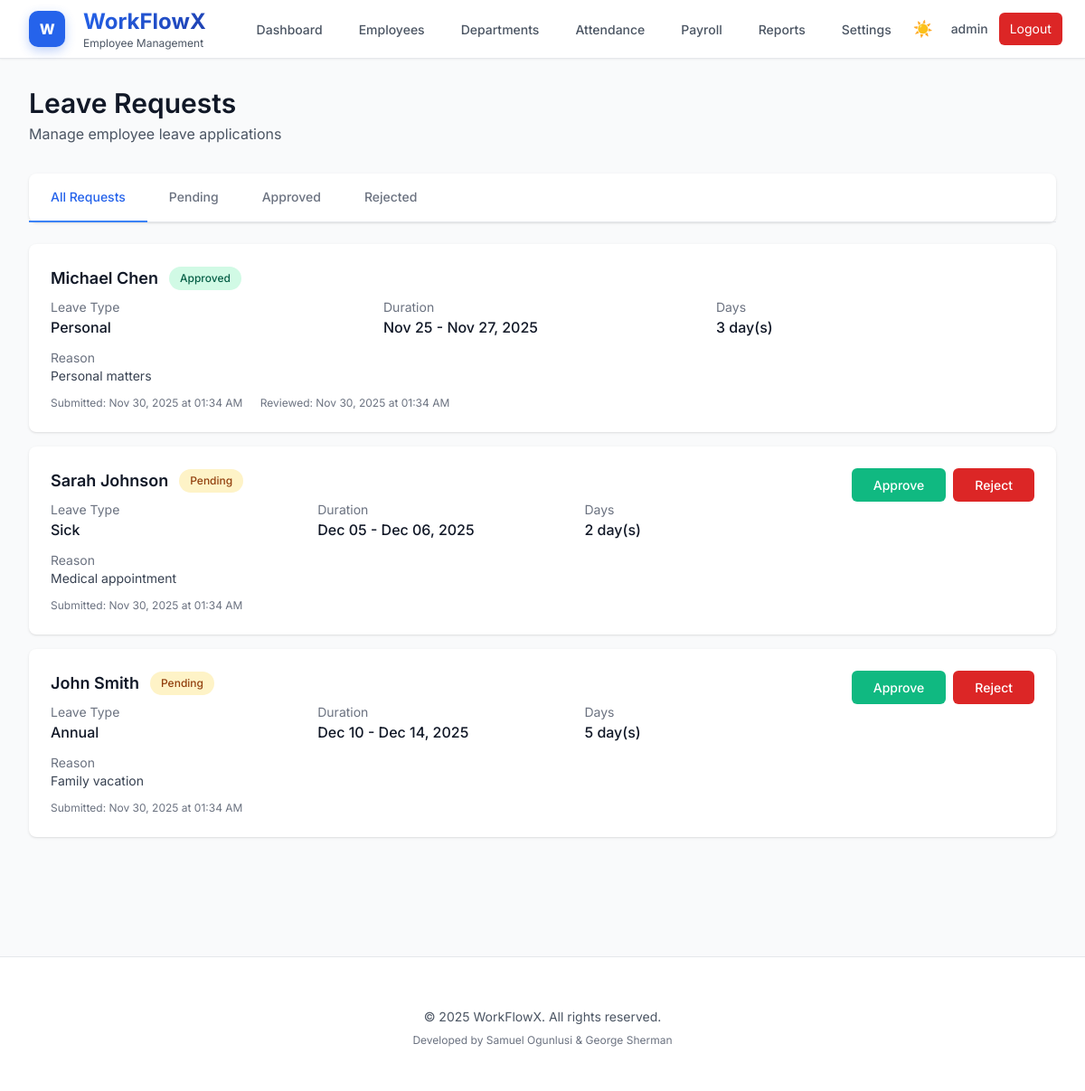
The app's page /leave-requests (signed in) with its own data.
### models.py (models this page shows, shortened)
class LeaveRequest(db.Model):
    __tablename__ = 'leave_requests'
    leave_id = db.Column(db.Integer, primary_key=True, autoincrement=True)
    employee_id = db.Column(db.Integer, db.ForeignKey('employees.employee_id'), nullable=False)
    start_date = db.Column(db.Date, nullable=False)
    end_date = db.Column(db.Date, nullable=False)
    leave_type = db.Column(db.String(50), nullable=False)  # 'Annual', 'Sick', 'Personal'
    reason = db.Column(db.Text)
    status = db.Column(db.String(20), default='Pending')  # 'Pending', 'Approved', 'Rejected'
    submitted_at = db.Column(db.DateTime, default=datetime.utcnow)
    reviewed_at = db.Column(db.DateTime)
    def calculate_days(self):
        if self.start_date and self.end_date:
            delta = self.end_date - self.start_date
            return delta.days + 1  # +1 to include both start and end dates
        return 0
    def is_pending(self):
        return self.status == 'Pending'

class Employee(db.Model):
    __tablename__ = 'employees'
    employee_id = db.Column(db.Integer, primary_key=True, autoincrement=True)
    name = db.Column(db.String(100), nullable=False)
    email = db.Column(db.String(120), unique=True, nullable=False, index=True)
    phone = db.Column(db.String(20))
    profile_image = db.Column(db.String(255), default='default-avatar.png')  # Profile image filename
    department_id = db.Column(db.Integer, db.ForeignKey('departments.department_id'), nullable=False)
    role_id = db.Column(db.Integer, db.ForeignKey('roles.role_id'), nullable=False)
    salary = db.Column(db.Numeric(10, 2))  # Decimal for precise currency values
    date_joined = db.Column(db.Date)
    status = db.Column(db.String(20), default='active')
    created_at = db.Column(db.DateTime, default=datetime.utcnow)
    attendance_records = db.relationship('Attendance', backref='employee', lazy='dynamic', cascade='all, delete-orphan')
    leave_requests = db.relationship('LeaveRequest', backref='employee', lazy='dynamic', cascade='all, delete-orphan')

### routes.py (the view)
@app.route('/leave-requests')
@login_required
def leave_requests():
    status_filter = request.args.get('status', None)
    if session.get('role') == 'admin':
        leave_list = repo.get_all_leave_requests(status=status_filter)
    else:
        leave_list = []
    return render_template('leave_requests.html',
                         leaves=leave_list,
                         status_filter=status_filter,
                         user_role=session.get('role'))

### repository.py (called while the page is built)
def get_all_leave_requests(status: str = None) -> List[LeaveRequest]:
    try:
        query = LeaveRequest.query
        if status:
            query = query.filter_by(status=status)
        return query.order_by(LeaveRequest.submitted_at.desc()).all()
    except Exception:
        return []

### routes.py (called while the page is built)
def login_required(f):
    @wraps(f)
    def decorated_function(*args, **kwargs):
        if 'user_id' not in session:
            flash('Please log in to access this page', 'warning')
            return redirect(url_for('login'))
        return f(*args, **kwargs)
    return decorated_function

### templates/leave_requests.html (shortened to what this page needs)
{% extends "base.html" %}
{% block content %}
<div class="mb-8 page-content">
    <div class="flex justify-between items-center">
        <div>
            <h1 class="text-3xl font-semibold text-gray-900">Leave Requests</h1>
            <p class="text-gray-600 mt-1">{% if user_role == 'admin' %}Manage employee leave applications{% else %}View and submit leave requests{% endif %}</p>
        </div>
    </div>
</div>
<div class="bg-white rounded-lg shadow mb-6 card-animate">
    <div class="border-b border-gray-200">
        <nav class="flex -mb-px">
            <a href="{{ url_for('leave_requests') }}"
               class="py-4 px-6 text-sm font-medium {% if not status_filter %}border-b-2 border-blue-500 text-blue-600{% else %}text-gray-500 hover:text-gray-700{% endif %}">
                All Requests
            </a>
            <a href="{{ url_for('leave_requests', status='Pending') }}"
               class="py-4 px-6 text-sm font-medium {% if status_filter == 'Pending' %}border-b-2 border-blue-500 text-blue-600{% else %}text-gray-500 hover:text-gray-700{% endif %}">
                Pending
            </a>
            <a href="{{ url_for('leave_requests', status='Approved') }}"
               class="py-4 px-6 text-sm font-medium {% if status_filter == 'Approved' %}border-b-2 border-blue-500 text-blue-600{% else %}text-gray-500 hover:text-gray-700{% endif %}">
                Approved
            </a>
            <a href="{{ url_for('leave_requests', status='Rejected') }}"
               class="py-4 px-6 text-sm font-medium {% if status_filter == 'Rejected' %}border-b-2 border-blue-500 text-blue-600{% else %}text-gray-500 hover:text-gray-700{% endif %}">
                Rejected
            </a>
        </nav>
    </div>
</div>
<div class="space-y-4">
    {% if leaves %}
        {% for leave in leaves %}
        <div class="bg-white rounded-lg shadow p-6 animate-item">
            <div class="flex justify-between items-start">
                <div class="flex-1">
                    <div class="flex items-center gap-3 mb-2">
                        <h3 class="text-lg font-semibold text-gray-900">{{ leave.employee.name }}</h3>
                        <span class="status-badge status-{{ leave.status.lower() }}">{{ leave.status }}</span>
                    </div>
                    <div class="grid grid-cols-1 md:grid-cols-3 gap-4 mb-3">
                        <div>
                            <p class="text-sm text-gray-500">Leave Type</p>
                            <p class="font-medium text-gray-900">{{ leave.leave_type }}</p>
                        </div>
                        <div>
                            <p class="text-sm text-gray-500">Duration</p>
                            <p class="font-medium text-gray-900">
                                {{ leave.start_date.strftime('%b %d') }} - {{ leave.end_date.strftime('%b %d, %Y') }}
                            </p>
                        </div>
                        <div>
                            <p class="text-sm text-gray-500">Days</p>
                            <p class="font-medium text-gray-900">{{ leave.calculate_days() }} day(s)</p>
                        </div>
                    </div>
                    {% if leave.reason %}
                    <div class="mb-3">
                        <p class="text-sm text-gray-500">Reason</p>
                        <p class="text-sm text-gray-700">{{ leave.reason }}</p>
                    </div>
                    {% endif %}
                    <div class="text-xs text-gray-500">
                        <span>Submitted: {{ leave.submitted_at.strftime('%b %d, %Y at %I:%M %p') if leave.submitted_at else 'N/A' }}</span>
                        {% if leave.reviewed_at %}
                        <span class="ml-4">Reviewed: {{ leave.reviewed_at.strftime('%b %d, %Y at %I:%M %p') }}</span>
                        {% endif %}
                    </div>
                </div>
                {% if user_role == 'admin' and leave.is_pending() %}
                <div class="flex gap-2 ml-4">
                    <form method="POST" action="{{ url_for('update_leave_request', leave_id=leave.leave_id) }}" class="inline">
                        <button type="submit" class="btn btn-success">Approve</button>
                    </form>
                    <form method="POST" action="{{ url_for('update_leave_request', leave_id=leave.leave_id) }}" class="inline">
                        <button type="submit" class="btn btn-danger">Reject</button>
                    </form>
                </div>
                {% endif %}
            </div>
        </div>
        {% endfor %}
    {% endif %}
</div>
{% endblock %}

### static/css/style.css (style rules this page uses)
:root { --bg-primary: #ffffff; --bg-secondary: #f9fafb; --bg-tertiary: #f3f4f6; --text-primary: #111827; --text-secondary: #4b5563; --text-tertiary: #6b7280; --border-color: #e5e7eb; --shadow: rgba(0, 0, 0, 0.1); --accent: #2563eb; --accent-hover: #1d4ed8; --accent-light: #3b82f6; }
body { background-color: var(--bg-secondary); color: var(--text-primary); transition: background-color 0.3s ease, color 0.3s ease; }
.page-content { animation: fadeInUp 0.6s ease-out; }
.card-animate { animation: fadeInUp 0.7s ease-out; }
.animate-item { animation: fadeInUp 0.5s ease-out; animation-fill-mode: both; }
.animate-item:nth-child(1) { animation-delay: 0.1s; }
.animate-item:nth-child(2) { animation-delay: 0.15s; }
.animate-item:nth-child(3) { animation-delay: 0.2s; }
.status-badge { display: inline-flex; align-items: center; padding: 0.25rem 0.75rem; font-size: 0.75rem; font-weight: 500; border-radius: 9999px; }
.status-pending { background-color: #FEF3C7; color: #92400E; }
.status-approved { background-color: #D1FAE5; color: #065F46; }
.btn { display: inline-flex; align-items: center; padding: 0.5rem 1.5rem; font-size: 0.875rem; font-weight: 500; border-radius: 0.375rem; transition: all 0.2s; cursor: pointer; border: none; }
.btn-danger { background-color: #DC2626; color: white; }
.btn-success { background-color: #10B981; color: white; }

### records on screen
LeaveRequest: employee.name "Michael Chen", status "Approved", leave_type "Personal", start_date "Nov 25", end_date "Nov 27, 2025", calculate_days "3", reason "Personal matters", submitted_at "Nov 30, 2025 at 01:34 AM", reviewed_at "Nov 30, 2025 at 01:34 AM"
LeaveRequest: employee.name "Sarah Johnson", status "Pending", leave_type "Sick", start_date "Dec 05", end_date "Dec 06, 2025", calculate_days "2", reason "Medical appointment", submitted_at "Nov 30, 2025 at 01:34 AM"
LeaveRequest: employee.name "John Smith", status "Pending", leave_type "Annual", start_date "Dec 10", end_date "Dec 14, 2025", calculate_days "5", reason "Family vacation", submitted_at "Nov 30, 2025 at 01:34 AM"

### other values on screen
{{ session.username }} "admin"
